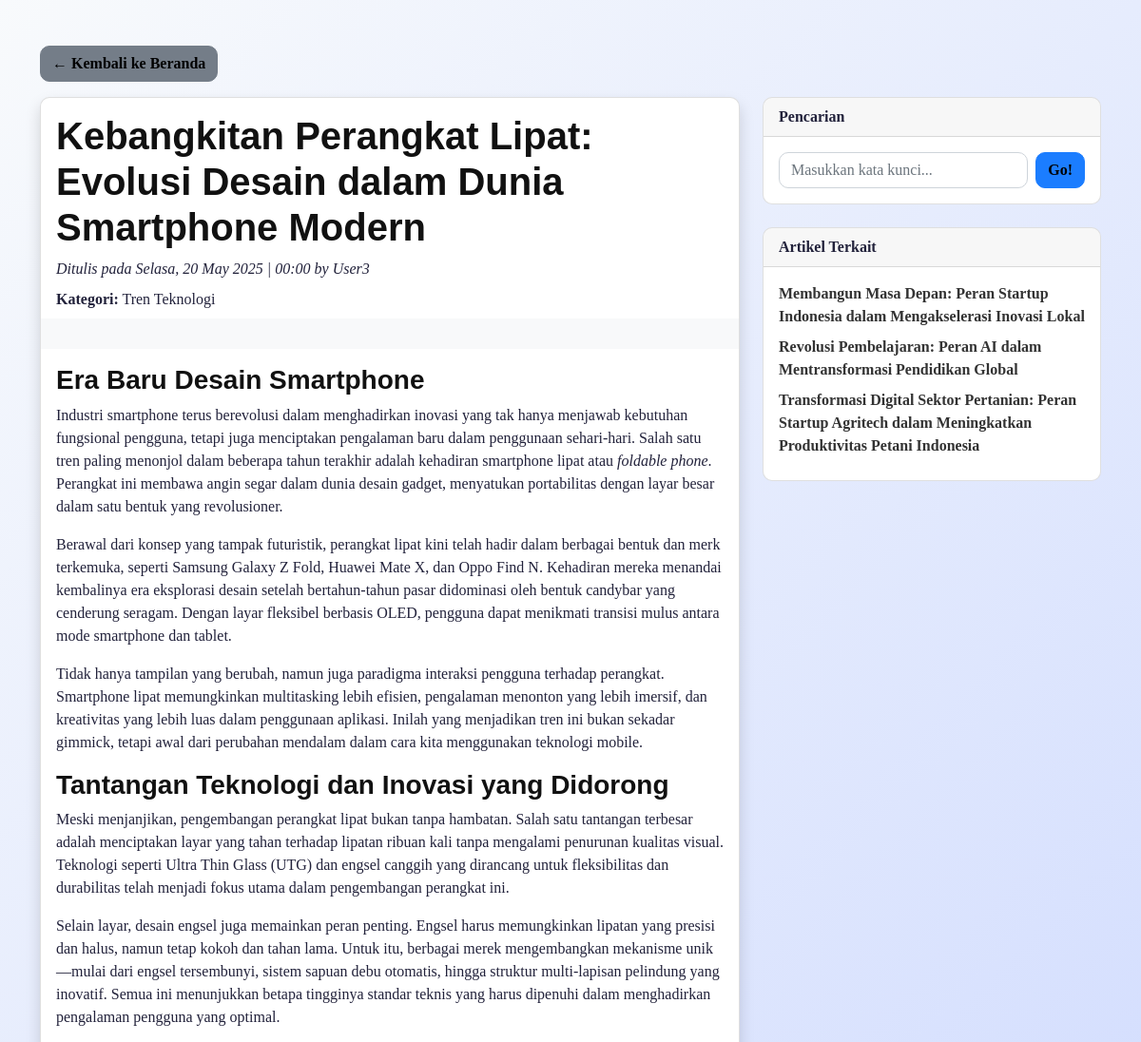
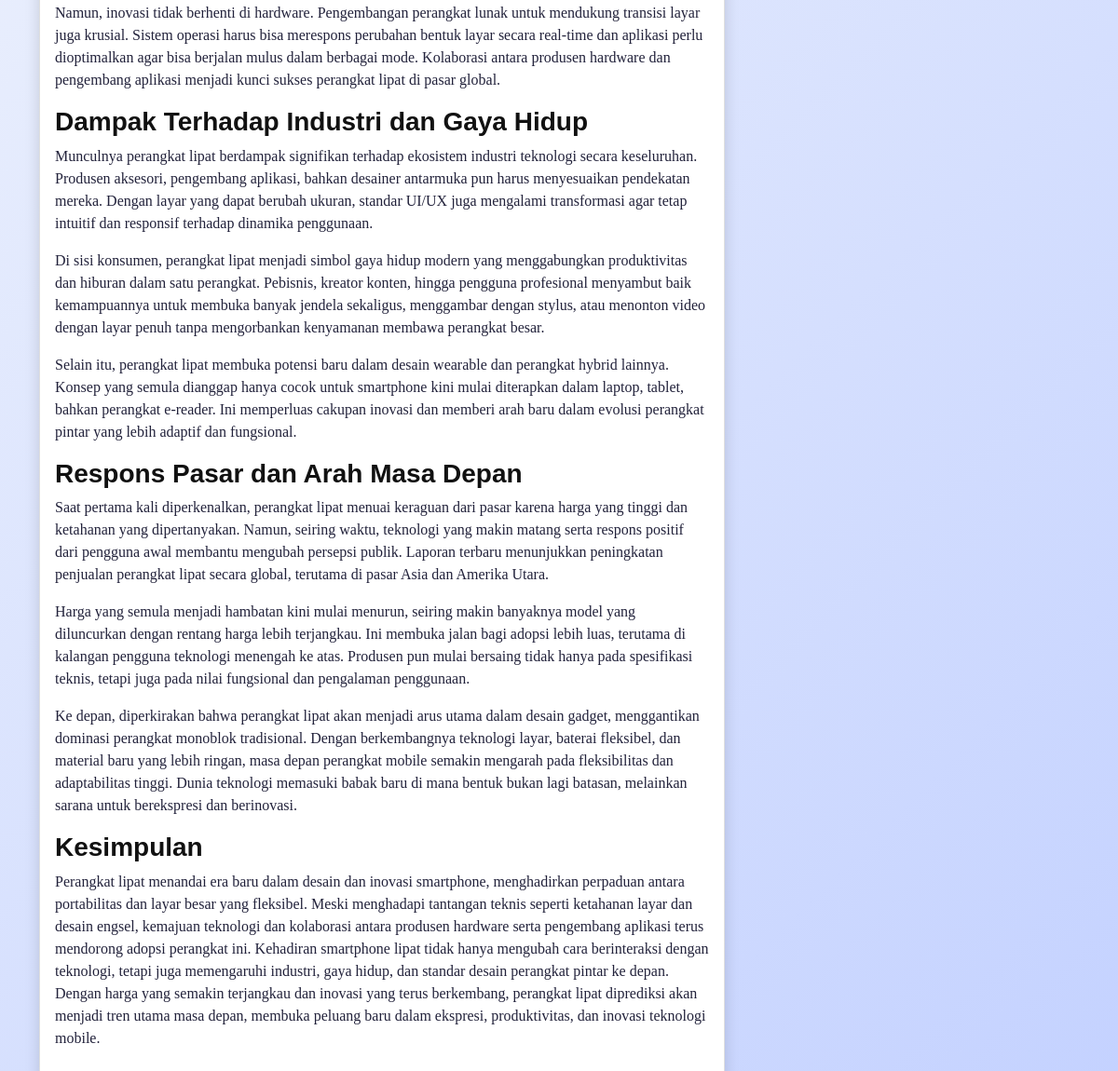
The page /read.php?id=5 on the database its author committed (2 pictures, top to bottom).
### tables this page shows
CREATE TABLE
  `article` (
    `id` int (11) NOT NULL,
    `date` datetime NOT NULL,
    `title` varchar(255) NOT NULL,
    `content` text NOT NULL,
    `picture` varchar(255) DEFAULT NULL
  );

CREATE TABLE
  `author` (
    `id` int (11) NOT NULL,
    `nickname` varchar(100) NOT NULL,
    `email` varchar(150) NOT NULL,
    `password` varchar(255) NOT NULL
  );

### read.php (the view, shortened to what this page needs)
<?php
include 'db.php';
$id = isset($_GET['id']) ? (int) $_GET['id'] : 0;
$query = "
    SELECT a.*, au.nickname as author
    FROM article a
    LEFT JOIN article_author aa ON a.id = aa.article_id
    LEFT JOIN author au ON aa.author_id = au.id
    WHERE a.id = $id
    LIMIT 1
";
$result = mysqli_query($conn, $query);
$article = mysqli_fetch_assoc($result);
$category_query = "
    SELECT c.name
    FROM category c
    INNER JOIN article_category ac ON c.id = ac.category_id
    WHERE ac.article_id = $id
";
$category_result = mysqli_query($conn, $category_query);
$categories = [];
while ($row = mysqli_fetch_assoc($category_result)) {
    $categories[] = $row['name'];
}
?>
<!DOCTYPE html>
<html lang="en">
<head>
    <link href="css/bootstrap.min.css" rel="stylesheet">
    <link href="css/style.css" rel="stylesheet">
</head>
<body>
    <div class="container my-5">
        <a href="index.php" class="btn btn-secondary mb-3">&larr; Kembali ke Beranda</a>
        <div class="row">
            <div class="col-lg-8 mb-4">
                <div class="card shadow">
                    <div class="card-body pb-0">
                        <h1 class="article-title mb-2"><?php echo htmlspecialchars($article['title']); ?></h1>
                        <div class="article-meta-info mb-2">
                            <em>
                                <?php
                                function indo_day($date)
                                {
                                    $namahari = date('l', strtotime($date));
                                    $daftar_hari = [
                                        'Sunday' => 'Minggu',
                                        'Monday' => 'Senin',
                                        'Tuesday' => 'Selasa',
                                        'Wednesday' => 'Rabu',
                                        'Thursday' => 'Kamis',
                                        'Friday' => 'Jumat',
                                        'Saturday' => 'Sabtu'
                                    ];
                                    return $daftar_hari[$namahari] ?? $namahari;
                                }
                                $hari = indo_day($article['date']);
                                $tanggal = date('d F Y', strtotime($article['date']));
                                $jam = date('H:i', strtotime($article['date']));
                                echo "Ditulis pada $hari, $tanggal | $jam by " . htmlspecialchars($article['author'] ?? '');
                                ?>
                            </em>
                        </div>
                        <?php if (!empty($categories)): ?>
                            <div class="article-category-info mb-2">
                                <strong>Kategori:</strong>
                                <?php echo implode(', ', array_map('htmlspecialchars', $categories)); ?>
                            </div>
                        <?php endif; ?>
                    </div>
                    <?php if ($article['picture']): ?>
                        <div class="article-img-center">
                        </div>
                    <?php endif; ?>
                    <div class="card-body pt-3">
                        <div class="card-text" id="article-content">
                            <?php echo $article['content']; ?>
                        </div>
                    </div>
                </div>
            </div>
            <div class="col-lg-4">
                <div class="card mb-4">
                    <div class="card-header py-2">
                        <strong>Pencarian</strong>
                    </div>
                    <div class="card-body">
                        <form id="find-form" autocomplete="off">
                            <div style="display: flex; gap: 8px;">
                                <input type="text" id="live-search" class="form-control"
                                    placeholder="Masukkan kata kunci...">
                                <button type="submit" class="btn btn-primary" id="find-btn">Go!</button>
                            </div>
                        </form>
                    </div>
                </div>
                <div class="card">
                    <div class="card-header py-2">
                        <strong>Artikel Terkait</strong>
                    </div>
                    <div class="card-body">
                        <?php
                        $related = mysqli_query($conn, "SELECT id, title FROM article WHERE id != $id ORDER BY RAND() LIMIT 3");
                        while ($row = mysqli_fetch_assoc($related)): ?>
                            <div class="mb-2">
                                <a href="read.php?id=<?php echo $row['id']; ?>" class="related-article-link">
                                    <?php echo htmlspecialchars($row['title']); ?>
                                </a>
                            </div>
                        <?php endwhile; ?>
                    </div>
                </div>
            </div>
        </div>
    </div>
</body>
</html>

### css/style.css (style rules this page uses)
.btn { font-weight: 600; transition: 0.5s; }
:root { --primary-color: #19b3b3; --secondary-color: #0a7676; --light-bg: #f8f9fa; --white-color: #ffffff; --dark-text-color: #333; --border-color-subtle: rgba(0, 0, 0, 0.08); --shadow-light: rgba(0, 0, 0, 0.08); }
.card-body a { font-weight: 600; color: #333; }
body { background: linear-gradient(135deg, #f8fafc 0%, #c3d1ff 100%); font-family: "Merriweather", "Times New Roman", Times, serif; color: #22223b; }
.article-img-center { display: flex; justify-content: center; align-items: center; background: #f8f9fa; padding: 24px 0 8px 0; }

### rows shown on the page
article: title "Kebangkitan Perangkat Lipat: Evolusi Desain dalam Dunia Smartphone Modern", date "Selasa", date "20 May 2025", date "00:00", author.nickname "User3", content "Era Baru Desain Smartphone Industri smartphone terus berevolusi dalam menghadirkan inovasi yang tak hanya menjawab kebutuhan fungsional pengguna, tetapi juga menciptakan pengalaman baru dalam penggunaan sehari-hari. Salah satu tren paling menonjol dalam beberapa tahun terakhir adalah kehadiran smartphone lipat atau foldable phone . Perangkat ini membawa angin segar dalam dunia desain gadget, menyatukan portabilitas dengan layar besar dalam satu bentuk yang revolusioner. Berawal dari konsep yang tampak futuristik, perangkat lipat kini telah hadir dalam berbagai bentuk dan merk terkemuka, seperti Samsung Galaxy Z Fold, Huawei Mate X, dan Oppo Find N. Kehadiran mereka menandai kembalinya era…"
article: title "Membangun Masa Depan: Peran Startup Indonesia dalam Mengakselerasi Inovasi Lokal"
article: title "Revolusi Pembelajaran: Peran AI dalam Mentransformasi Pendidikan Global"
article: title "Transformasi Digital Sektor Pertanian: Peran Startup Agritech dalam Meningkatkan Produktivitas Petani Indonesia"

### other values the page prints
implode(', ', array_map('htmlspecialchars', $categories)) "Tren Teknologi"
